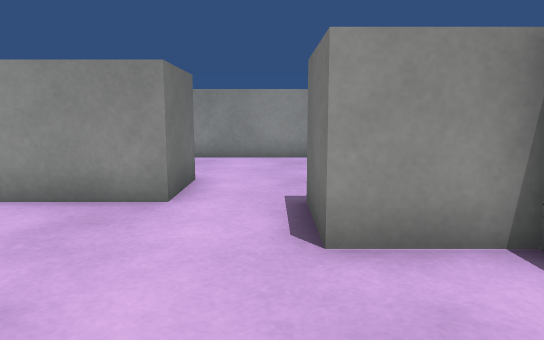
View 1 (above)

16 first-person views from a walk through a scene from a Unity 3-D project. The camera is 0.62 m above the floor, tilts 8° down and sees 70° across. The floor is counted in squares, 0.5 m on a side. Each view is taken from the middle of a square. On the plan, view 1 faces up. The plan holds only what a view shows up to about 15 squares ahead; the rest is blank. The place goes on beyond the plan. Surface patterns are stand-ins for the level's own textures.

View 2
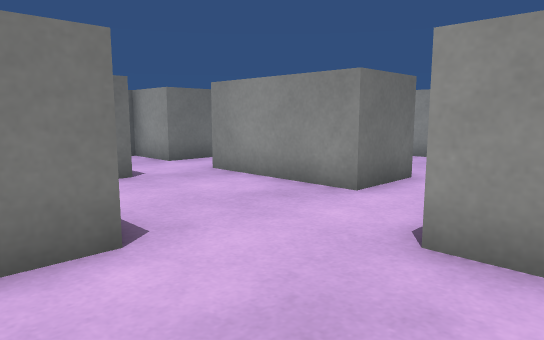

View 3
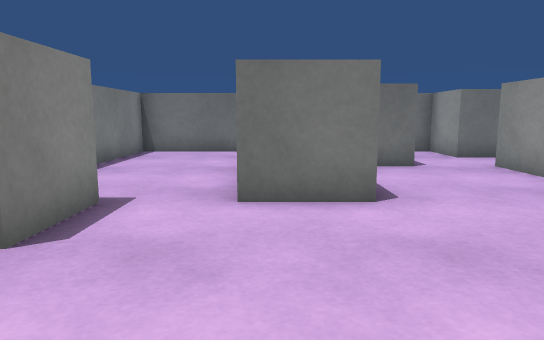

View 4
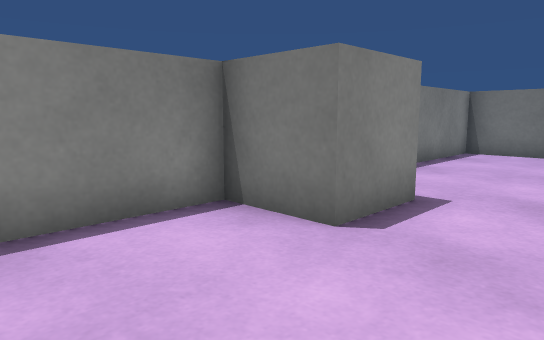

View 5
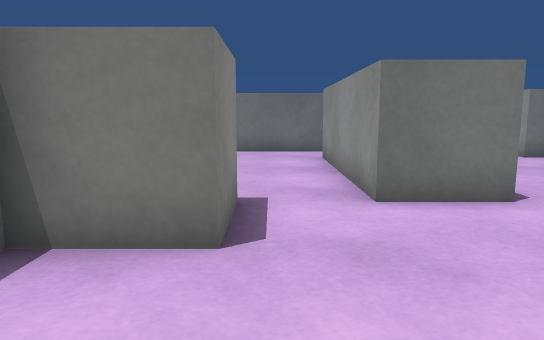

View 6
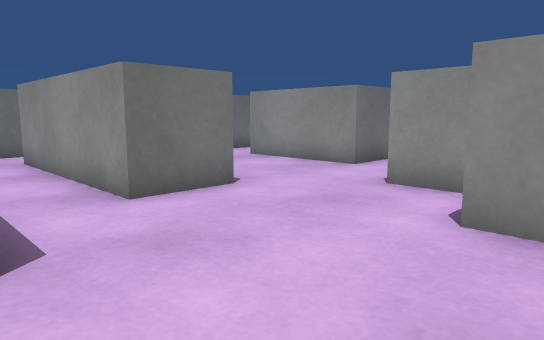

View 7
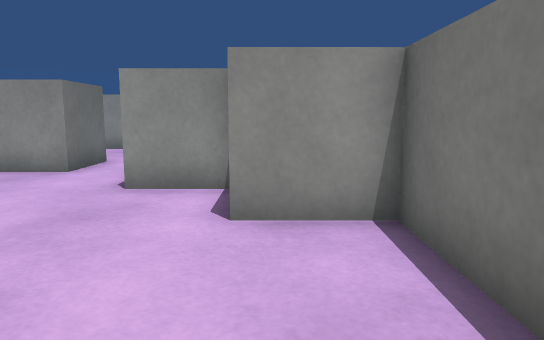

View 8
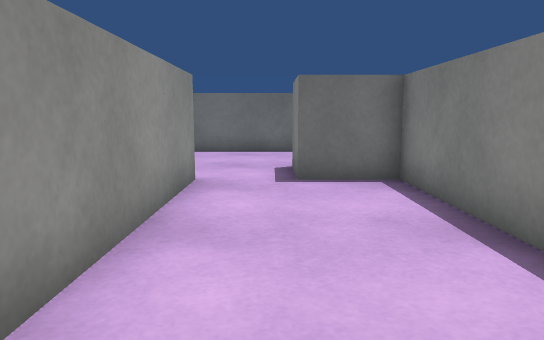

View 9
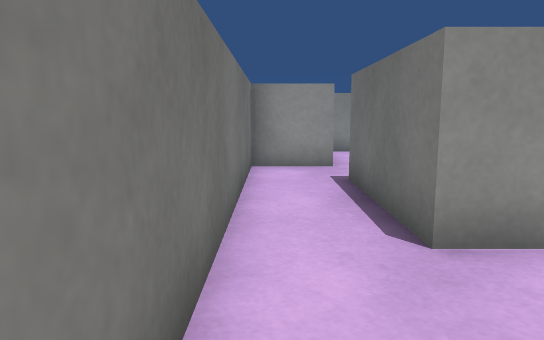

View 10
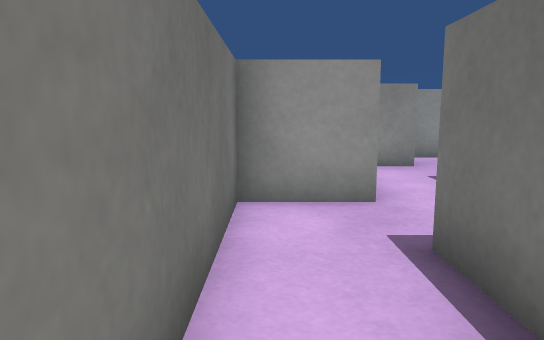

View 11
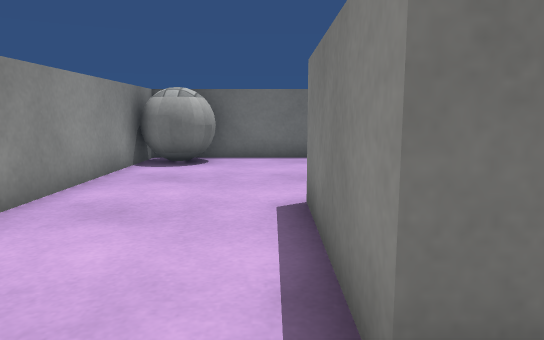

View 12
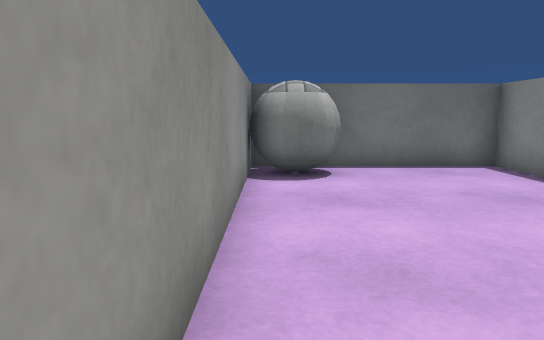

View 13
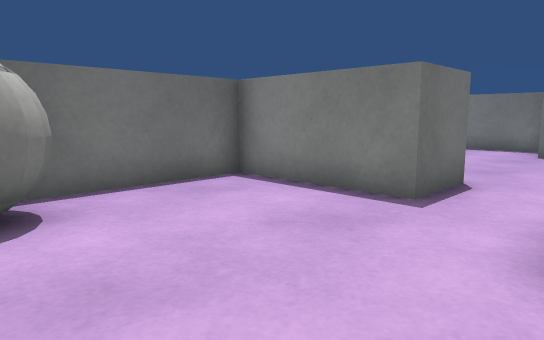

View 14
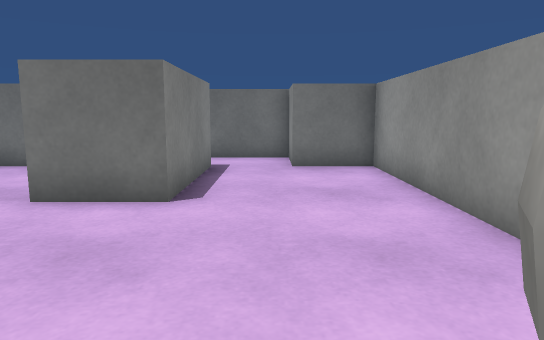

View 15
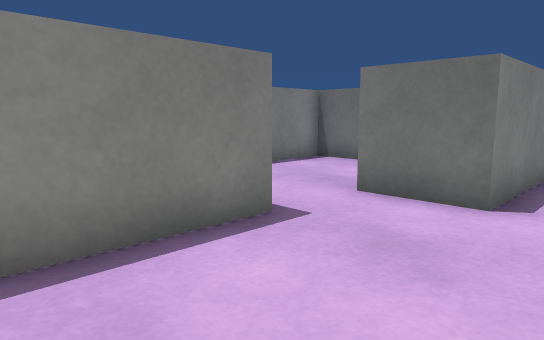

View 16
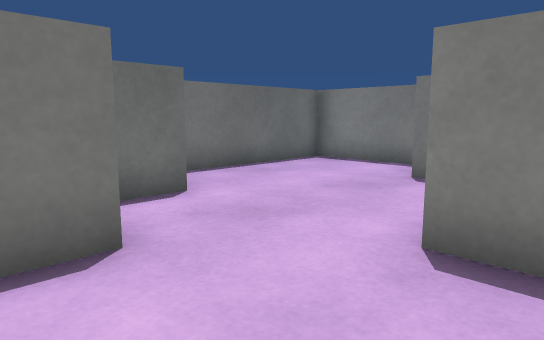

### Floor plan
Points are (right, up) in squares from view 1. A wall is a line through its corners. A room is listed if a view was taken in it or the views show most of it. See-through windows are left out.
Room 1 (views 1, 2, 3, 4, 5, 6, 7, 16)
walls: (-1.5, -2.5) (0.5, -2.5) (0.5, -4.5) (4.5, -4.5) (4.5, 1.5) (2.5, 1.5) (2.5, 3.5) (0.5, 3.5) (0.5, 5.5); (-1.5, 6.5) (-1.5, 5.5) (-5.5, 5.5); (-5.5, 3.6) (-5.5, 1.5) (-1.5, 1.5) (-1.5, -0.5); (-5.5, 6.9) (-5.5, 7.5); (-7.5, 7.5) (-7.5, 5.5)
ways out: opening at (-8, 4.5) to room 2; opening at (-2, -1.5) to room 2; opening at (-6.5, 6.5) to room 3; opening at (-0.5, 5.5) to room 3
Room 2 (views 8, 9, 10)
walls: (-1.5, -0.5) (-7.5, -0.5) (-7.5, 3.5); (-7.5, 5.5) (-9.5, 5.5) (-9.5, -4.5) (-1.5, -4.5) (-1.5, -2.5)
ways out: opening at (-8, 4.5) to room 1; opening at (-2, -1.5) to room 1
Room 3 (views 11, 12, 13, 14, 15)
walls: (0.5, 5.5) (4.5, 5.5) (4.5, 11.5) (-5.5, 11.5) (-5.5, 9.5) (-7.5, 9.5) (-7.5, 7.5); (-5.5, 7.5) (-1.5, 7.5) (-1.5, 6.5)
ways out: opening at (-6.5, 6.5) to room 1; opening at (-0.5, 5.5) to room 1
objects: ball (3, 10) to (4, 11)

Where each view was taken, in squares from view 1:
view 1: 0 up, 0 right, facing up
view 2: 0 up, 2 right, facing up-left
view 3: 0 up, 4 right, facing left
view 4: 0 up, 4 right, facing down-left
view 5: 2 down, 4 right, facing left
view 6: 3 down, 4 right, facing up-left
view 7: 3 down, 3 right, facing up
view 8: 2 down, 9 left, facing right
view 9: 4 down, 9 left, facing up
view 10: 0 up, 9 left, facing up
view 11: 8 up, 7 left, facing right
view 12: 11 up, 5 left, facing right
view 13: 11 up, 2 left, facing down-right
view 14: 9 up, 4 right, facing left
view 15: 9 up, 4 right, facing down-left
view 16: 5 up, 3 left, facing down-right
